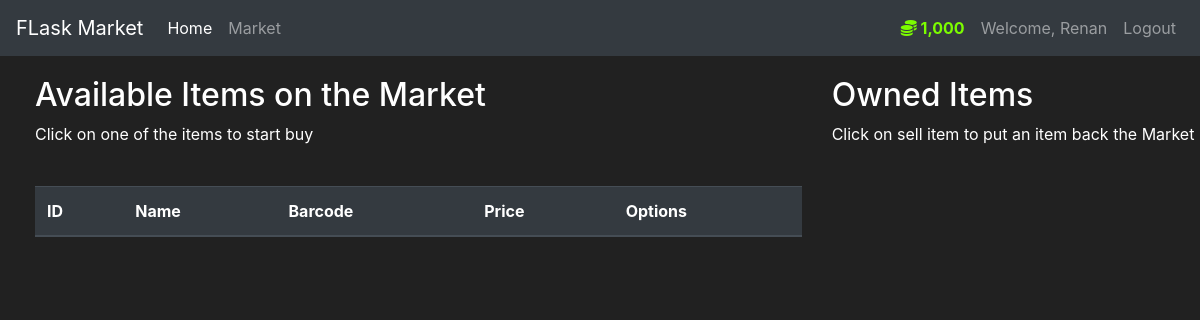
The page /market (signed in) on the database as committed earlier.
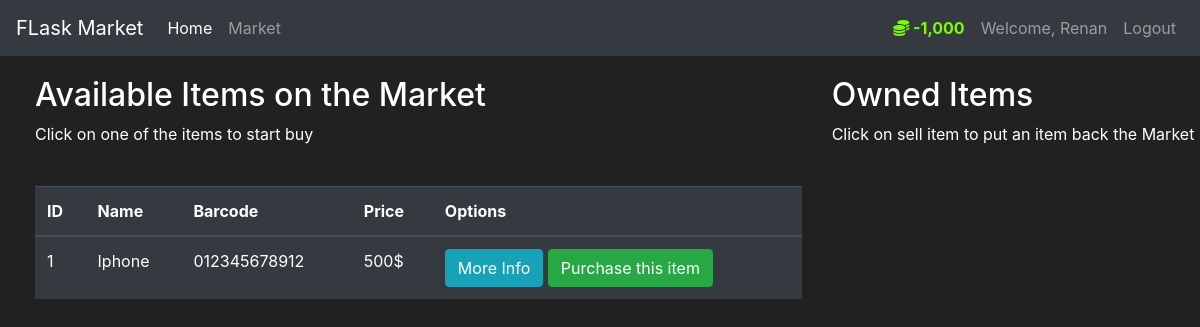
The same page on the database as committed later.
### market/models.py (models this page shows, shortened)
class User(db.Model, UserMixin):
    id = db.Column(db.Integer(), primary_key=True)
    username = db.Column(db.String(length=30), nullable=False, unique=True)
    email_address = db.Column(db.String(length=50),nullable=False, unique=True)
    password_hash = db.Column(db.String(length=60), nullable=False)
    budget = db.Column(db.Integer(), nullable=False, default=1000)
    items = db.relationship('Item', backref='owned_user', lazy=True) ## lazy precisa pro Alchemy buscar o Item
    @property
    def prettier_budget(self):
        if len(str(self.budget)) >=4:
            return f'{str(self.budget)[:-3]},{str(self.budget)[-3:]}'
        else:
            return f'{self.budget}$'
    @property
    def password(self):
        return self.password

class Item(db.Model):
    id = db.Column(db.Integer(), primary_key=True)
    name = db.Column(db.String(length=30), nullable=False, unique=True)
    price = db.Column(db.Integer(), nullable=False)
    barcode = db.Column(db.String(length=12), nullable=False, unique=True)
    description = db.Column(db.String(length=1024), nullable=False, unique=True)
    owner = db.Column(db.Integer(), db.ForeignKey('user.id'))

### market/routes.py (the view, shortened to what this page needs)
@app.route('/market', methods=['GET','POST'])
@login_required #responsável por fazer o usuário se logar pra entrar no market
def market_page():
    purchase_form = PurchaseItemForm()
    selling_form = SellItemForm()
    if request.method == "GET":
        items = Item.query.filter_by(owner=None)
        owned_items = Item.query.filter_by(owner=current_user.id)
        return render_template('market.html',items=items, purchase_form=purchase_form, owned_items=owned_items, selling_form=selling_form)

### market/models.py (called while the page is built)
@login_manager.user_loader
def load_user(user_id):
    return User.query.get(int(user_id))

### market/templates/market.html (shortened to what this page needs)
{% extends 'base.html'%}
{% block content %}
<div class="row" style="margin-top:20px; margin-left:20px">
   <div class="col-8">
      <h2>Available Items on the Market</h2>
      <p>Click on one of the items to start buy</p>
      <br>
      <table class="table table-hover table-dark">
         <thead>
            <tr>
               <th scope="col">ID</th>
               <th scope="col">Name</th>
               <th scope="col">Barcode</th>
               <th scope="col">Price</th>
               <th scope="col">Options</th>
            </tr>
         </thead>
         <tbody>
            {% for item in items %}
            <tr>
               <td>{{item.id}}</td>
               <td>{{item.name}}</td>
               <td>{{item.barcode}}</td>
               <td>{{item.price}}$</td>
               <td>
                  <button class="btn btn-outline btn-info" data-toggle="modal" data-target="#exampleModal-{{ item.id }}">More Info</button>
                  <button class="btn btn-outline btn-success" data-toggle="modal" data-target="#Modal-PurchaseConfirm-{{ item.id }}">Purchase this item</button>
               </td>
            </tr>
            {% endfor %}
         </tbody>
      </table>
   </div>
   <div class="col-4">
      <h2>Owned Items</h2>
      <p>Click on sell item to put an item back the Market</p>
      <br>
   </div>
</div>
{% endblock %}

### market/templates/base.html (shortened to what this page needs)
<!doctype html>
<html lang="en">
   <head>
      <link rel="stylesheet" href="https://cdn.jsdelivr.net/npm/bootstrap@4.5.3/dist/css/bootstrap.min.css">
   </head>
   <body>
    <nav class="navbar navbar-expand-md navbar-dark bg-dark">
        <a class="navbar-brand" href="{{ url_for('home_page')}}">FLask Market</a>
        <div class="collapse navbar-collapse" id="navbarNav">
            <ul class="navbar-nav mr-auto">
                <li class="nav-item active">
                    <a class="nav-link" href="{{ url_for('home_page')}}">Home <span class="sr-only">(current)</span></a>
                </li>
                <li class="nav-item">
                    <a class="nav-link" href="{{ url_for('market_page')}}">Market</a>
                </li>
            </ul>
            {% if current_user.is_authenticated %}
                <ul class="navbar-nav">
                    <li class="nav-item">
                        <a class="nav-link" style="color: lawngreen; font-weight: bold">
                            <i class="fas fa-coins"></i>
                            {{ current_user.prettier_budget }}
                        </a>
                    </li>
                    <li class="nav-item">
                        <a class="nav-link">Welcome, {{ current_user.username}}</a>
                    </li>
                    <li class="nav-item">
                        <a class="nav-link" href="{{ url_for('logout_page')}}">Logout</a>
                    </li>
                </ul>
            {% endif %}
        </div>
    </nav>
      {% block content %}
      {% endblock %}
   </body>
</html>

### market/templates/base.html (style rules this page uses)
body { background-color: #212121; color: white }

Rows that differ between the two databases and show on the page:
changed User "Renan": prettier_budget "1,000" → "-1,000"
added Item: id "1", name "Iphone", barcode "012345678912", price "500"
